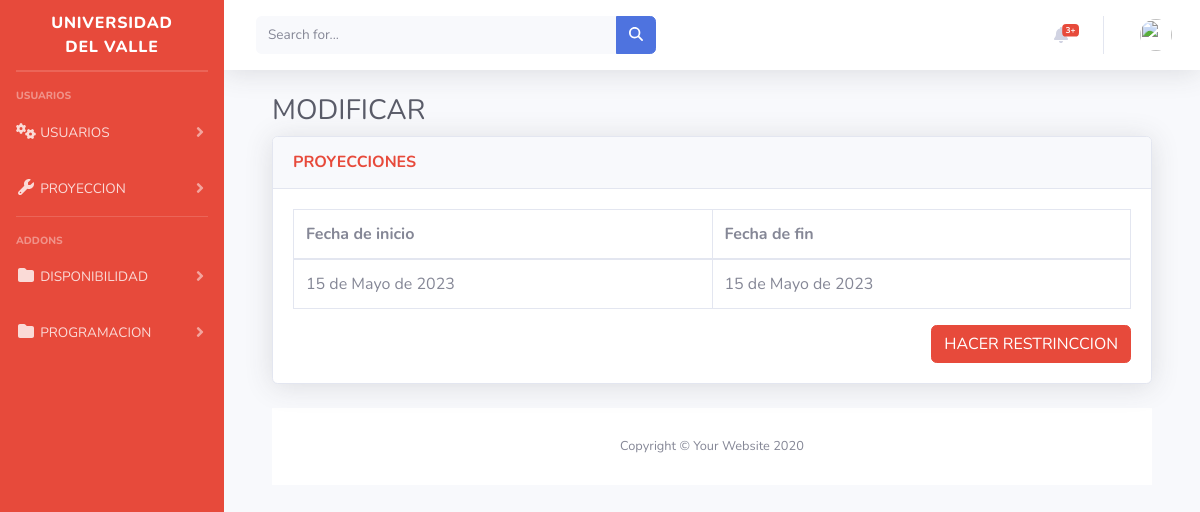
The app's page /inicio/ver-restricciones-fechas, older data.
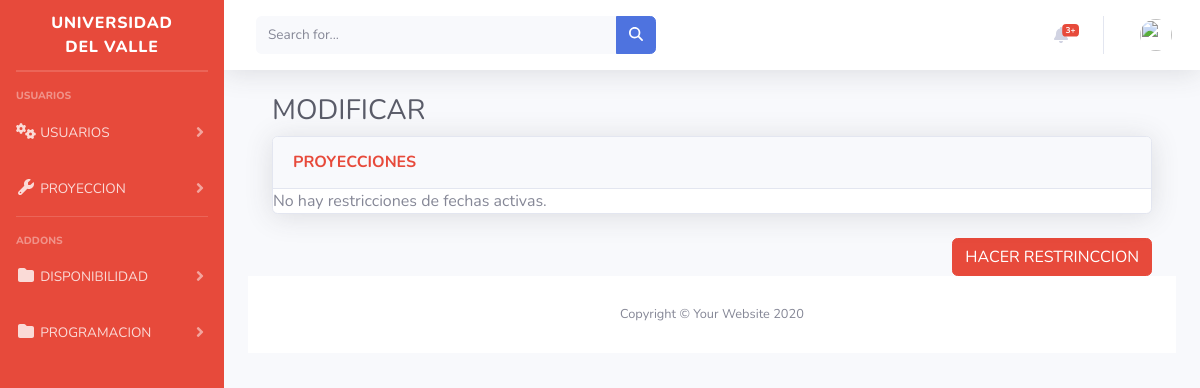
The same page, newer data.
### inicio/models.py (models this page shows)
class Restriccion(models.Model):
    fecha_inicio = models.DateField()
    fecha_fin = models.DateField()

### inicio/views.py (the view)
# urls.py: path('ver-restricciones-fechas', views.ver_restricciones, name='ver_restricciones_fechas'),
def ver_restricciones(request):
    restricciones = Restriccion.objects.all()
    return render(request, 'verRestricciones.html', {'restricciones': restricciones})

### inicio/templates/verRestricciones.html (shortened to what this page needs)
{% extends "base.html" %}
  {%block content%}
  {%load static%}
  <div>
  <!DOCTYPE html>
  <html lang="en">
  <head>
      <link rel="stylesheet" href="https://cdnjs.cloudflare.com/ajax/libs/font-awesome/5.15.3/css/all.min.css" />
      <link href="vendor/fontawesome-free/css/all.min.css" rel="stylesheet" type="text/css">
      <link href="css/sb-admin-2.min.css" rel="stylesheet">
      <link href="vendor/datatables/dataTables.bootstrap4.min.css" rel="stylesheet">
  </head>
  <body id="page-top">
                  <div class="container-fluid">
                      <h1 class="h3 mb-2 text-gray-800">MODIFICAR</h1>
                      <div class="card shadow mb-4">
                          <div class="card-header py-3">
                              <h6 class="m-0 font-weight-bold text-danger">PROYECCIONES</h6>
                          </div>
                          {% if restricciones %}
                          <div class="card-body">
                            <div class="table-responsive">
                                <table class="table table-bordered" id="dataTable" width="100%" cellspacing="0">
                                   <thead>
                                    <tr>
                                        <th>Fecha de inicio</th>
                                        <th>Fecha de fin</th>
                                    </tr>
                                </thead>
                                <tbody>
                                    {% for restriccion in restricciones %}
                                    <tr>
                                        <td>{{ restriccion.fecha_inicio }}</td>
                                        <td>{{ restriccion.fecha_fin }}</td>
                                    </tr>
                                    {% endfor %}
                                </tbody>
                                    {% else %}
                                      <tr>
                                        <td colspan="3">No hay restricciones de fechas activas.</td>
                                      </tr>
                                    {% endif %}
                                </table>
                            </div>
                            <div class="text-right">
                                <a class="btn btn-danger" href="{% url 'seleccionar_fechas' %}">HACER RESTRINCCION</a>
                          </div>
                  </div>
              </div>
              <footer class="sticky-footer bg-white">
                  <div class="container my-auto">
                      <div class="copyright text-center my-auto">
                          <span>Copyright &copy; Your Website 2020</span>
                      </div>
                  </div>
              </footer>
          </div>
      </div>
  </body>
  </html>
  {%endblock%}

Row changes from the older to the newer data that the page shows:
removed Restriccion: fecha_inicio "15 de Mayo de 2023", fecha_fin "15 de Mayo de 2023"
Text that changed along with them:
text no longer shown: "Fecha de inicio Fecha de fin"
text now shown: "No hay restricciones de fechas activas."
